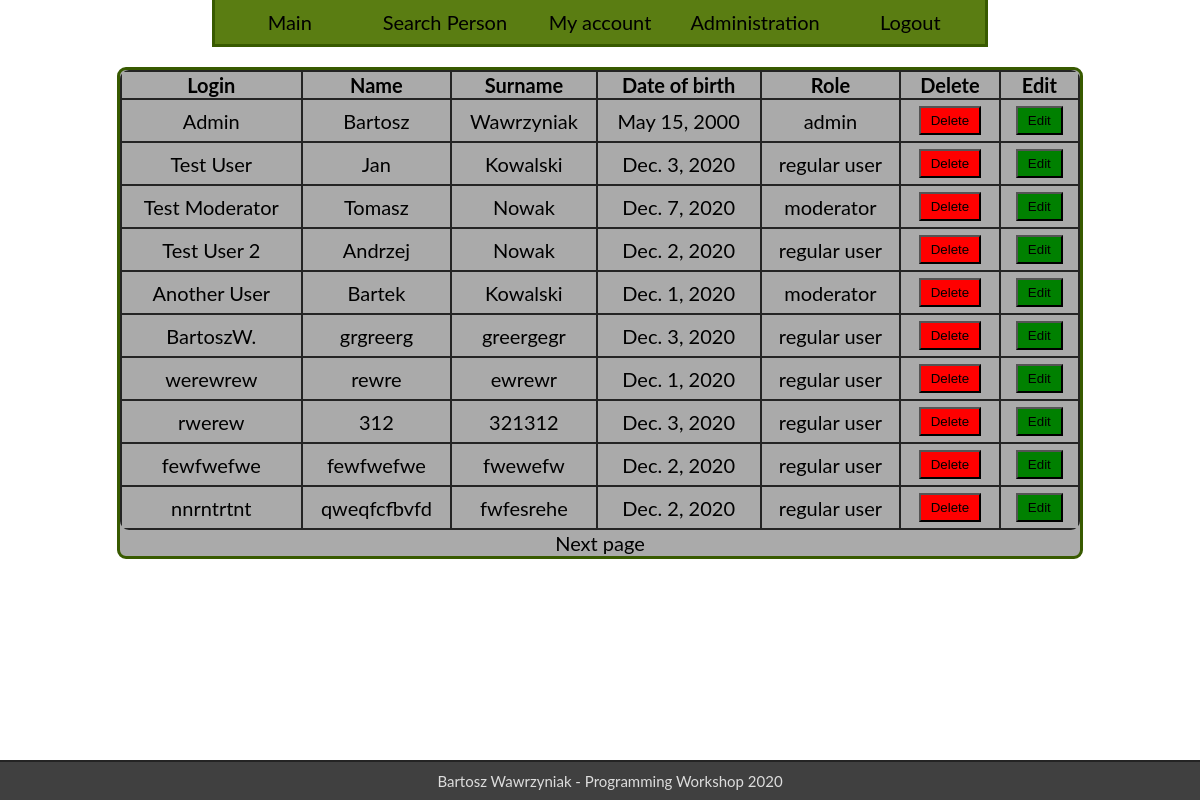
Page /users/admin/ (signed in) on the committed database.
### users/models.py (models this page shows)
class User(AbstractBaseUser):
    login = models.CharField(max_length=30, unique=True)
    name = models.CharField(max_length=20)
    surname = models.CharField(max_length=30)
    date_of_birth = models.DateField()
    role_id = models.ForeignKey(Role, on_delete=models.SET_NULL, null=True)
    is_deleted = models.BooleanField(default=False)
    objects = BaseUserManager()
    REQUIRED_FIELDS = ['name', 'surname', 'date_of_birth', 'role_id']
    USERNAME_FIELD = 'login'
    @property
    def admin(self):
        return self.role_id.role_name == 'admin'
    @property
    def moderator(self):
        return self.role_id.role_name == 'moderator' or self.admin

class Role(models.Model):
    role_name = models.CharField(max_length=30)
    def __str__(self):
        return self.role_name

### users/views.py (the view)
class IndexView(LoginRequiredMixin, UserPassesTestMixin, View):
    login_url = 'users:login'
    redirect_field_name = 'redirect'
    template = 'users/index.html'
    def get(self, request, page_num=1):
        user_pages = Paginator(User.objects.filter(is_deleted=False).order_by('id'), 10)
        user_list = user_pages.get_page(page_num)
        return render(request, self.template, {'user_list': user_list})
    def test_func(self):
        return self.request.user.moderator

### templates/users/index.html (shortened to what this page needs)
{% extends 'base.html' %}
{% load static %}
{% block content %}
    <div id="content">
        <table>
            <tr>
                <th>Login</th>
                <th>Name</th>
                <th>Surname</th>
                <th>Date of birth</th>
                <th>Role</th>
                <th>Delete</th>
                <th>Edit</th>
            </tr>
            {% for user in user_list %}
                <tr id="{{ user.id }}">
                    <td>{{ user.login }}</td>
                    <td>{{ user.name }}</td>
                    <td>{{ user.surname }}</td>
                    <td>{{ user.date_of_birth }}</td>
                    <td>{{ user.role_id }}</td>
                    <td>
                        <button onclick="del('{% url 'users:detail' user.id %}', '#{{ user.id }}')" class="delete">
                            Delete
                        </button>
                    </td>
                    <td>
                        <a href="{% url 'users:detail' user.id %}">
                            <button class="edit">
                                Edit
                            </button>
                        </a>
                    </td>
                </tr>
            {% endfor %}
        </table>
    {% if user_list.has_previous or user_list.has_next %}
        <table class="page-nav">
            <tr>
                {% if user_list.has_next %}
                    <td><a href="{{ user_list.next_page_number }}">Next page</a></td>
                {% endif %}
            </tr>
        </table>
    {% endif %}
    </div>
{% endblock %}

### static/style.css (style rules this page uses)
body, html { margin: 0; height: 100%; font-size: 20px; font-family: 'Lato', sans-serif; }
a:link, a:visited { text-decoration: none; color: black; }
#content { background-color: #AAA; margin: 20px auto 50px; width: 80%; border-radius: 9px; border: 3px solid #385A00; text-align: center; }
table { width: 100%; border-collapse: collapse; text-align: center; border-radius: 9px; overflow: hidden; }
tr { border: #242424 solid 2px; }
td, th { border: #242424 solid 2px; }
.edit { margin: 5px; padding: 5px 10px 5px 10px; background-color: green; }
.delete { margin: 5px; padding: 5px 10px 5px 10px; background-color: red; }
.page-nav tr, .page-nav td { border: none; }

### rows in the picture
User: login "Admin", name "Bartosz", surname "Wawrzyniak", date_of_birth "May 15, 2000", role_id "admin"
User: login "Test User", name "Jan", surname "Kowalski", date_of_birth "Dec. 3, 2020", role_id "regular user"
User: login "Test Moderator", name "Tomasz", surname "Nowak", date_of_birth "Dec. 7, 2020", role_id "moderator"
User: login "Test User 2", name "Andrzej", surname "Nowak", date_of_birth "Dec. 2, 2020", role_id "regular user"
User: login "Another User", name "Bartek", surname "Kowalski", date_of_birth "Dec. 1, 2020", role_id "moderator"
User: login "BartoszW.", name "grgreerg", surname "greergegr", date_of_birth "Dec. 3, 2020", role_id "regular user"
User: login "werewrew", name "rewre", surname "ewrewr", date_of_birth "Dec. 1, 2020", role_id "regular user"
User: login "rwerew", name "312", surname "321312", date_of_birth "Dec. 3, 2020", role_id "regular user"
User: login "fewfwefwe", name "fewfwefwe", surname "fwewefw", date_of_birth "Dec. 2, 2020", role_id "regular user"
User: login "nnrntrtnt", name "qweqfcfbvfd", surname "fwfesrehe", date_of_birth "Dec. 2, 2020", role_id "regular user"
